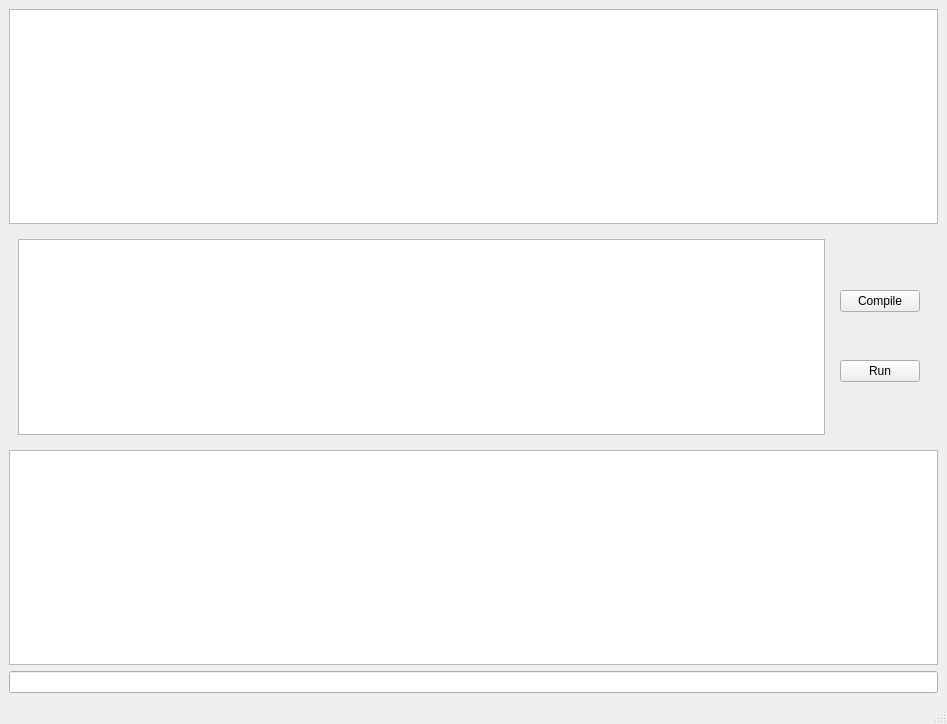
<?xml version="1.0" encoding="UTF-8"?>
<ui version="4.0">
 <class>Editor</class>
 <widget class="QMainWindow" name="Editor">
  <property name="geometry">
   <rect>
    <x>0</x>
    <y>0</y>
    <width>947</width>
    <height>724</height>
   </rect>
  </property>
  <property name="windowTitle">
   <string>Editor</string>
  </property>
  <widget class="QWidget" name="centralwidget">
   <layout class="QVBoxLayout" name="verticalLayout">
    <item>
     <widget class="QTextBrowser" name="textInput">
      <property name="font">
       <font>
        <family>Fira Code</family>
        <pointsize>10</pointsize>
       </font>
      </property>
      <property name="readOnly">
       <bool>false</bool>
      </property>
     </widget>
    </item>
    <item>
     <widget class="QWidget" name="widget" native="true">
      <layout class="QHBoxLayout" name="horizontalLayout">
       <item>
        <widget class="QTextBrowser" name="codeView">
         <property name="font">
          <font>
           <family>Fira Code</family>
           <pointsize>10</pointsize>
          </font>
         </property>
        </widget>
       </item>
       <item>
        <widget class="QWidget" name="widget_2" native="true">
         <layout class="QVBoxLayout" name="verticalLayout_2">
          <item>
           <widget class="QPushButton" name="buttonCompile">
            <property name="text">
             <string>Compile</string>
            </property>
           </widget>
          </item>
          <item>
           <widget class="QPushButton" name="pushButton">
            <property name="text">
             <string>Run</string>
            </property>
           </widget>
          </item>
         </layout>
        </widget>
       </item>
      </layout>
     </widget>
    </item>
    <item>
     <widget class="QTextBrowser" name="terminalOut"/>
    </item>
    <item>
     <widget class="QLineEdit" name="terminalIn"/>
    </item>
   </layout>
  </widget>
  <widget class="QMenuBar" name="menubar">
   <property name="geometry">
    <rect>
     <x>0</x>
     <y>0</y>
     <width>947</width>
     <height>22</height>
    </rect>
   </property>
  </widget>
  <widget class="QStatusBar" name="statusbar"/>
 </widget>
 <resources/>
 <connections/>
</ui>
